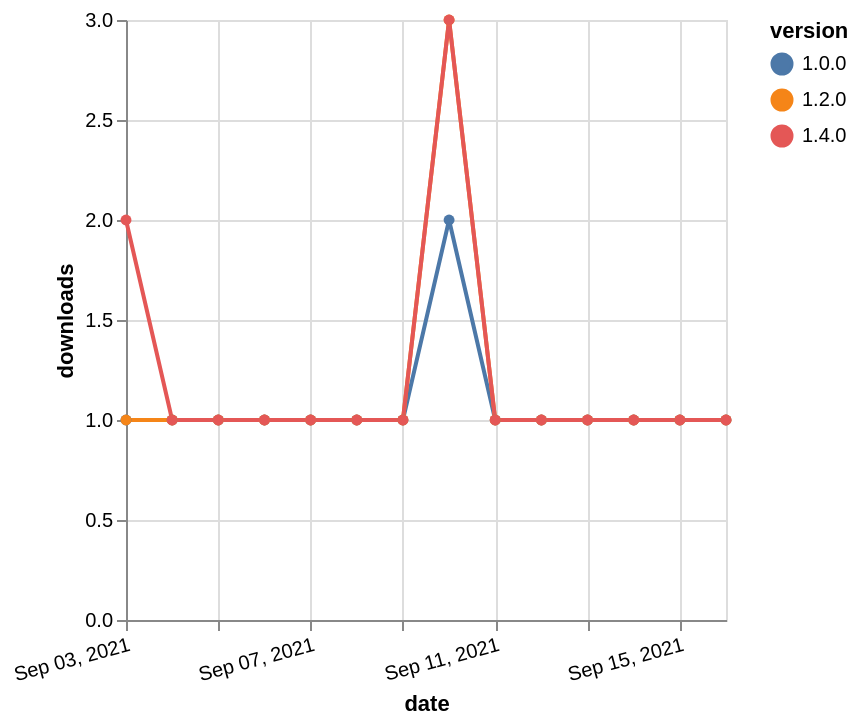

Vega-Lite specification stored for this chart:
### Vega-Lite specification from a JSON file in a GitHub repository (floating-point values rounded to 4 significant figures)
{"$schema": "https://vega.github.io/schema/vega-lite/v5.json", "description": "A simple bar chart with embedded data.", "data": {"values": [{"date": "2021-09-03", "total": 168, "delta": 1, "version": "1.0.0"}, {"date": "2021-09-04", "total": 169, "delta": 1, "version": "1.0.0"}, {"date": "2021-09-05", "total": 170, "delta": 1, "version": "1.0.0"}, {"date": "2021-09-06", "total": 171, "delta": 1, "version": "1.0.0"}, {"date": "2021-09-07", "total": 172, "delta": 1, "version": "1.0.0"}, {"date": "2021-09-08", "total": 173, "delta": 1, "version": "1.0.0"}, {"date": "2021-09-09", "total": 174, "delta": 1, "version": "1.0.0"}, {"date": "2021-09-10", "total": 176, "delta": 2, "version": "1.0.0"}, {"date": "2021-09-11", "total": 177, "delta": 1, "version": "1.0.0"}, {"date": "2021-09-12", "total": 178, "delta": 1, "version": "1.0.0"}, {"date": "2021-09-13", "total": 179, "delta": 1, "version": "1.0.0"}, {"date": "2021-09-14", "total": 180, "delta": 1, "version": "1.0.0"}, {"date": "2021-09-15", "total": 181, "delta": 1, "version": "1.0.0"}, {"date": "2021-09-16", "total": 182, "delta": 1, "version": "1.0.0"}, {"date": "2021-09-03", "total": 201, "delta": 1, "version": "1.2.0"}, {"date": "2021-09-04", "total": 202, "delta": 1, "version": "1.2.0"}, {"date": "2021-09-05", "total": 203, "delta": 1, "version": "1.2.0"}, {"date": "2021-09-06", "total": 204, "delta": 1, "version": "1.2.0"}, {"date": "2021-09-07", "total": 205, "delta": 1, "version": "1.2.0"}, {"date": "2021-09-08", "total": 206, "delta": 1, "version": "1.2.0"}, {"date": "2021-09-09", "total": 207, "delta": 1, "version": "1.2.0"}, {"date": "2021-09-10", "total": 210, "delta": 3, "version": "1.2.0"}, {"date": "2021-09-11", "total": 211, "delta": 1, "version": "1.2.0"}, {"date": "2021-09-12", "total": 212, "delta": 1, "version": "1.2.0"}, {"date": "2021-09-13", "total": 213, "delta": 1, "version": "1.2.0"}, {"date": "2021-09-14", "total": 214, "delta": 1, "version": "1.2.0"}, {"date": "2021-09-15", "total": 215, "delta": 1, "version": "1.2.0"}, {"date": "2021-09-16", "total": 216, "delta": 1, "version": "1.2.0"}, {"date": "2021-09-03", "total": 121, "delta": 2, "version": "1.4.0"}, {"date": "2021-09-04", "total": 122, "delta": 1, "version": "1.4.0"}, {"date": "2021-09-05", "total": 123, "delta": 1, "version": "1.4.0"}, {"date": "2021-09-06", "total": 124, "delta": 1, "version": "1.4.0"}, {"date": "2021-09-07", "total": 125, "delta": 1, "version": "1.4.0"}, {"date": "2021-09-08", "total": 126, "delta": 1, "version": "1.4.0"}, {"date": "2021-09-09", "total": 127, "delta": 1, "version": "1.4.0"}, {"date": "2021-09-10", "total": 130, "delta": 3, "version": "1.4.0"}, {"date": "2021-09-11", "total": 131, "delta": 1, "version": "1.4.0"}, {"date": "2021-09-12", "total": 132, "delta": 1, "version": "1.4.0"}, {"date": "2021-09-13", "total": 133, "delta": 1, "version": "1.4.0"}, {"date": "2021-09-14", "total": 134, "delta": 1, "version": "1.4.0"}, {"date": "2021-09-15", "total": 135, "delta": 1, "version": "1.4.0"}, {"date": "2021-09-16", "total": 136, "delta": 1, "version": "1.4.0"}]}, "width": "container", "mark": {"type": "line", "point": {"filled": true}}, "encoding": {"x": {"field": "date", "type": "temporal", "timeUnit": "yearmonthdate", "title": "date", "axis": {"labelAngle": -15}}, "y": {"field": "delta", "type": "quantitative", "title": "downloads"}, "color": {"field": "version", "type": "nominal"}, "tooltip": {"field": "delta"}}}
